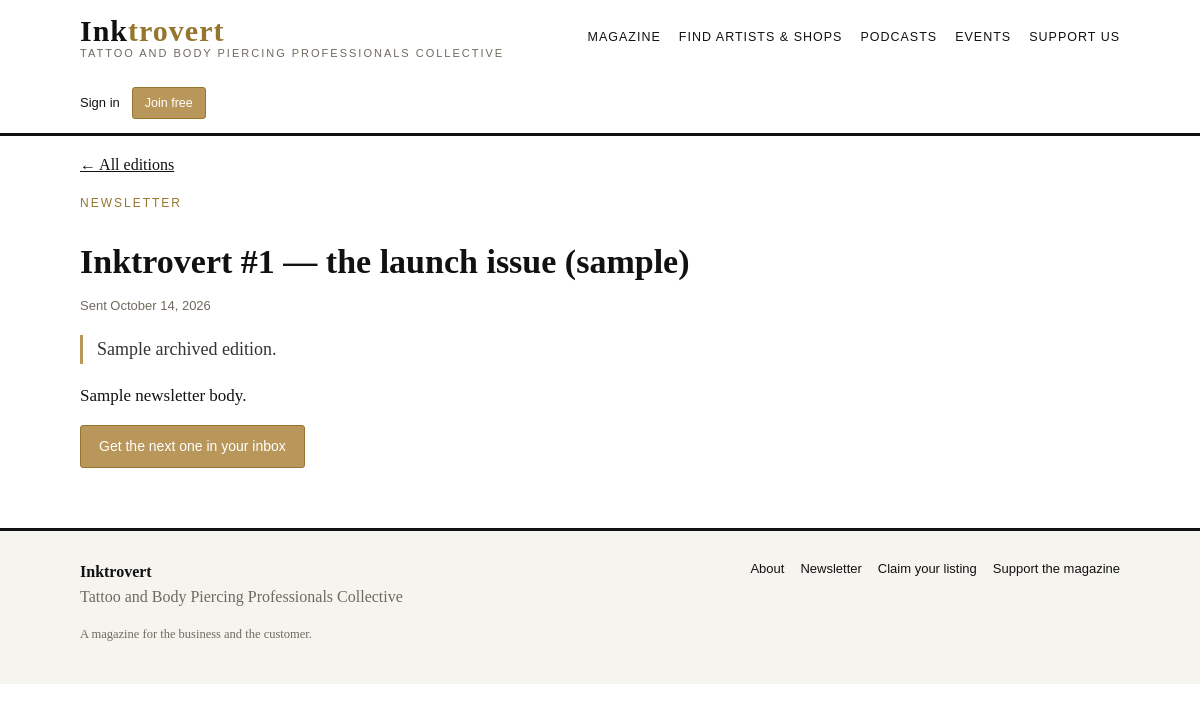
Page /newsletter/inktrovert-1-launch-sample on the committed database.
### app/models.py (models this page shows)
class NewsletterEdition(Base):
    __tablename__ = "newsletter_editions"
    id: Mapped[int] = mapped_column(Integer, primary_key=True)
    subject: Mapped[str] = mapped_column(String(250), nullable=False)
    slug: Mapped[str] = mapped_column(String(270), unique=True, nullable=False)
    summary: Mapped[str] = mapped_column(Text, default="", nullable=False)
    body: Mapped[str] = mapped_column(Text, default="", nullable=False)
    sent_at: Mapped[datetime | None] = mapped_column(DateTime(timezone=True), nullable=True)
    is_archived: Mapped[bool] = mapped_column(Boolean, default=False, nullable=False)
    created_at: Mapped[datetime] = mapped_column(DateTime(timezone=True), default=utcnow,
                                                 nullable=False)

### app/public.py (the view)
@public_bp.get("/newsletter/<slug>")
def newsletter_detail(slug):
    db = get_db()
    edition = (
        db.query(NewsletterEdition).filter_by(slug=slug, is_archived=True).first()
    )
    if edition is None:
        abort(404)
    return render_template("public/newsletter_detail.html", edition=edition)

### app/auth.py (called while the page is built, shortened)
def get_current_user() -> User | None:
    return g.get("user")

def init_auth(app) -> None:
    @app.before_request
    def _load_user():
        g.user = None
        g.csrf_token_value = None
        token = request.cookies.get(app.config["AUTH_COOKIE_NAME"])
        if not token:
            return
    @app.teardown_appcontext
    def _teardown(_exc=None):
        from .db import close_db
        close_db(_exc)

### app/db.py (called while the page is built)
def new_session() -> Session:
    if _SessionLocal is None:
        raise RuntimeError("Database engine not initialised — call db.init_engine() first.")
    return _SessionLocal()

def get_db() -> Session:
    session = g.get("db_session")
    if session is None:
        session = new_session()
        g.db_session = session
    return session

### templates/public/newsletter_detail.html (shortened to what this page needs)
{% extends "base.html" %}
{% block content %}
<p><a href="{{ url_for('public.newsletter') }}">&larr; All editions</a></p>
<article>
  <p class="section-kicker">Newsletter</p>
  <h1>{{ edition.subject }}</h1>
  <p class="byline">{% if edition.sent_at %}Sent {{ edition.sent_at.strftime('%B %d, %Y') }}{% endif %}</p>
  {% if edition.summary %}<p class="excerpt">{{ edition.summary }}</p>{% endif %}
  <div class="article-body">{{ edition.body|safe }}</div>
</article>
<p><a class="btn btn-gold" href="{{ url_for('account.register') }}">Get the next one in your inbox</a></p>
{% endblock %}

### static/css/inktrovert.css (style rules this page uses)
:root { --ink: #111111; --paper: #ffffff; --wash: #f6f4ef; --gold: #b9975b; --gold-deep: #96762f; --line: #e5e0d5; --muted: #6f6a5e; --danger: #a33b2e; --ok: #2e7d4f; }
* { box-sizing: border-box; }
body { margin: 0; font-family: Georgia, "Times New Roman", serif; color: var(--ink); background: var(--paper); line-height: 1.6; }
a { color: var(--ink); }
h1, h2, h3 { line-height: 1.25; }
h1 { font-size: 34px; margin: 28px 0 12px; }
.section-kicker { font-family: Arial, Helvetica, sans-serif; text-transform: uppercase; letter-spacing: 2px; font-size: 12px; color: var(--gold-deep); margin: 0 0 4px; }
.btn { display: inline-block; font-family: Arial, Helvetica, sans-serif; font-size: 14px; padding: 9px 18px; border-radius: 3px; border: 1px solid var(--ink); background: var(--paper); color: var(--ink); text-decoration: none; cursor: pointer; }
.btn-gold { background: var(--gold); border-color: var(--gold-deep); color: #fff; }
.article-body { max-width: 720px; font-size: 17px; }
.byline { font-family: Arial, Helvetica, sans-serif; font-size: 13px; color: var(--muted); }
.excerpt { font-size: 18px; color: #333; border-left: 3px solid var(--gold); padding-left: 14px; }

### rows in the picture
NewsletterEdition: subject "Inktrovert #1 — the launch issue (sample)", sent_at "October 14, 2026", summary "Sample archived edition.", body "Sample newsletter body."
